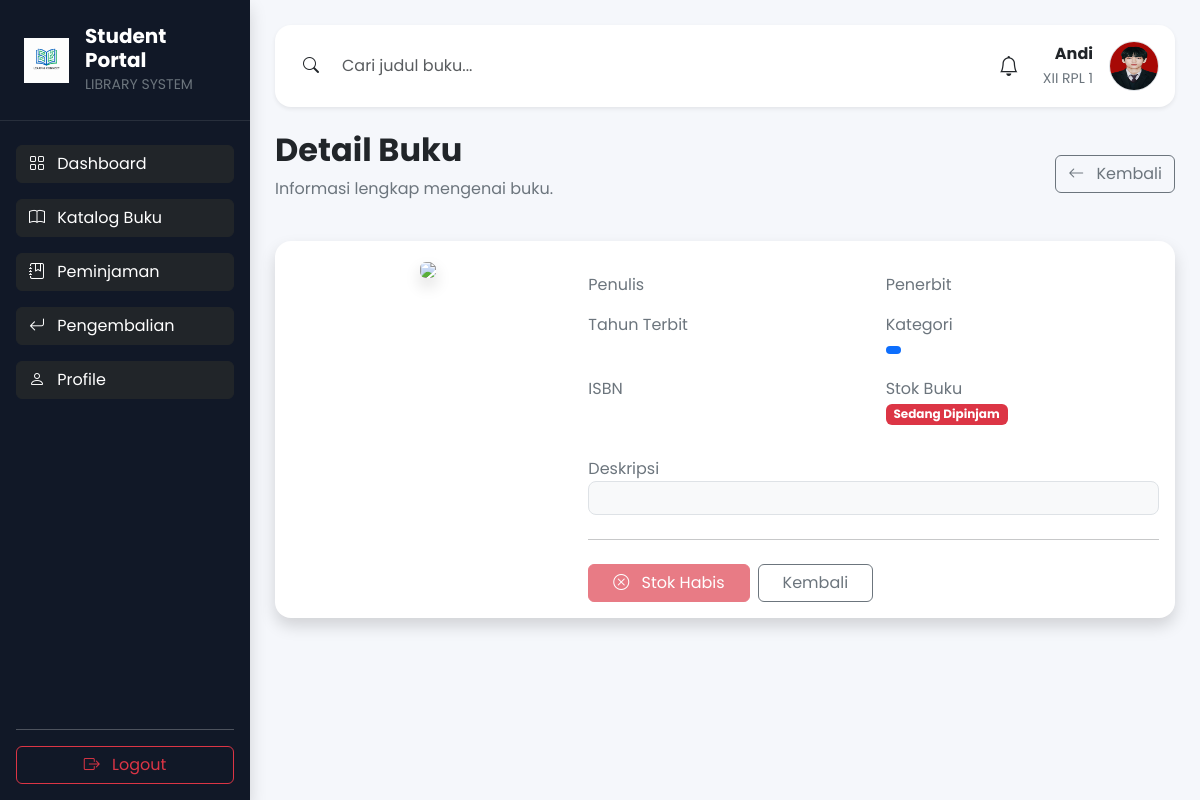
The page /siswa/detail_buku.php (signed in) on the database its author committed.
### tables this page shows
CREATE TABLE `siswa` (
  `id_siswa` int(11) NOT NULL,
  `nis` varchar(20) NOT NULL,
  `nama_siswa` varchar(100) NOT NULL,
  `kelas` varchar(30) DEFAULT NULL,
  `jenis_kelamin` enum('L','P') DEFAULT NULL,
  `email` varchar(100) DEFAULT NULL,
  `no_hp` varchar(20) DEFAULT NULL,
  `alamat` text DEFAULT NULL,
  `password` varchar(255) NOT NULL,
  `foto` varchar(255) DEFAULT NULL,
  `created_at` timestamp NOT NULL DEFAULT current_timestamp()
);

### includes/navbar_siswa.php (the view)
<?php
$id = $_SESSION['id'];
$dataNavbar = mysqli_fetch_assoc(mysqli_query($conn,"
SELECT *
FROM siswa
WHERE id_siswa='$id'
"));
?>
<div class="card border-0 shadow-sm rounded-4 mb-4">
<div class="card-body">
<div class="d-flex justify-content-between align-items-center">
<div style="width:55%;">
<div class="input-group">
<span class="input-group-text bg-white border-0">
<i class="bi bi-search"></i>
</span>
<input
type="text"
class="form-control border-0"
placeholder="Cari judul buku...">
</div>
</div>
<div class="d-flex align-items-center">
<i class="bi bi-bell fs-5 me-4"></i>
<div class="text-end me-3">
<div class="fw-bold">
<?= $dataNavbar['nama_siswa']; ?>
</div>
<small class="text-secondary">
<?= $dataNavbar['kelas']; ?>
</small>
</div>
<img
src="../assets/image/siswa/<?= $dataNavbar['foto']; ?>"
width="50"
height="50"
class="rounded-circle border">
</div>
</div>
</div>
</div>

### rows shown on the page
siswa: nama_siswa "Andi", kelas "XII RPL 1", foto (picture)
